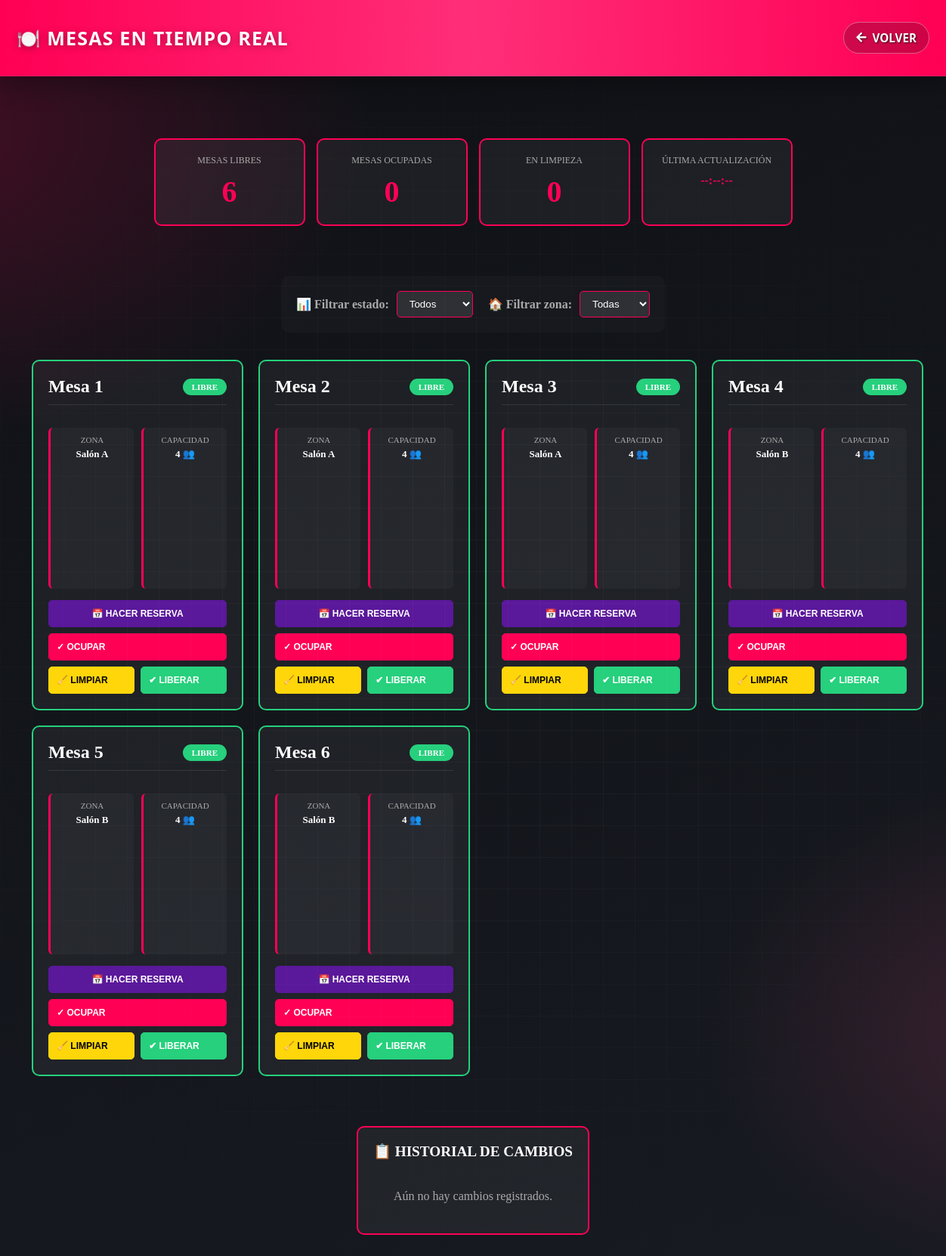
Page /mesas.php (signed in) on the committed database.
### tables this page shows
CREATE TABLE mesas (
    id_mesa INT AUTO_INCREMENT PRIMARY KEY,
    numero INT NOT NULL,
    estado ENUM('Libre','Ocupada','Limpieza','Reservada') NOT NULL DEFAULT 'Libre',
    capacidad INT DEFAULT 4 COMMENT 'Cantidad de personas que puede ocupar',
    creado_en TIMESTAMP NOT NULL DEFAULT CURRENT_TIMESTAMP,
    actualizado_en TIMESTAMP NOT NULL DEFAULT CURRENT_TIMESTAMP ON UPDATE CURRENT_TIMESTAMP,
    UNIQUE KEY uq_mesas_numero (numero)
);

### src/Support/Url.php (called while the page is built, shortened)
<?php
class Url
{
    private static $basePath = null;
    public static function basePath()
    {
        if (self::$basePath !== null) {
            return self::$basePath;
        }
        $documentRoot = isset($_SERVER['DOCUMENT_ROOT']) ? realpath((string) $_SERVER['DOCUMENT_ROOT']) : false;
        $appRoot = realpath(__DIR__ . '/../..');
        if ($documentRoot && $appRoot) {
            $documentRoot = str_replace('\\', '/', $documentRoot);
            $appRoot = str_replace('\\', '/', $appRoot);
            if (strpos($appRoot, $documentRoot) === 0) {
                $relativePath = trim(substr($appRoot, strlen($documentRoot)), '/');
                self::$basePath = $relativePath === '' ? '' : '/' . $relativePath;
                return self::$basePath;
            }
        }
        self::$basePath = '';
        return self::$basePath;
    }
    public static function to($path = '')
    {
        $path = (string) $path;
        $basePath = self::basePath();
        $url = ($basePath !== '' ? $basePath : '') . '/' . ltrim($path, '/');
        if (class_exists('App\\Support\\Auth') && session_status() === PHP_SESSION_ACTIVE) {
            $context = (string) ($_SESSION['_active_context'] ?? '');
            if ($context !== '' && preg_match('/^[a-f0-9]{64}$/', $context) && !preg_match('/(?:^|[?&])ctx=[a-f0-9]{64}(?:&|$)/', $url)) {
                $separator = strpos($url, '?') === false ? '?' : '&';
                $url .= $separator . 'ctx=' . rawurlencode($context);
            }
        }
        return $url;
    }
}

### app_bootstrap.php (called while the page is built, shortened)
<?php
require_once __DIR__ . '/src/Support/Autoload.php';
if (!function_exists('app_url')) {
    function app_url($path = '')
    {
        return App\Support\Url::to($path);
    }
}

### src/Support/Autoload.php (called while the page is built, shortened)
<?php
spl_autoload_register(function ($class) {
    $prefix = 'App\\';
    $relative = substr($class, strlen($prefix));
    $path = __DIR__ . '/../' . str_replace('\\', '/', $relative) . '.php';
});

### src/Support/Database.php (called while the page is built, shortened)
<?php
class Database
{
    private static $connection = null;
    public static function config(array $overrides = array())
    {
        $config = array(
            'host' => getenv('APP_DB_HOST') ?: 'localhost',
            'user' => getenv('APP_DB_USER') ?: 'root',
            'password' => getenv('APP_DB_PASSWORD') ?: '',
            'database' => getenv('APP_DB_NAME') ?: 'ProyectoMagnus',
            'charset' => getenv('APP_DB_CHARSET') ?: 'utf8mb4',
        );
        return $config;
    }
    public static function connect(array $overrides = array())
    {
        if (self::$connection === null) {
            self::$connection = self::createConnection($overrides);
        }
        return self::$connection;
    }
    private static function createConnection(array $overrides)
    {
        $config = self::config($overrides);
        $connection = mysqli_connect(
            (string) $config['host'],
            (string) $config['user'],
            (string) $config['password'],
            (string) $config['database']
        );
        if ($connection && !empty($config['charset'])) {
            mysqli_set_charset($connection, (string) $config['charset']);
        }
        return $connection;
    }
}

### src/Controllers/MesaController.php (called while the page is built, shortened)
<?php
class MesaController
{
    private $servicio;
    public function __construct(MesaService $servicio = null)
    {
        $this->servicio = $servicio ?: new MesaService();
    }
    public function listar() { return $this->servicio->listarConResumen(); }
}

### src/Services/MesaService.php (called while the page is built, shortened)
<?php
class MesaService
{
    private $repositorio;
    public function __construct(MesaRepository $repositorio = null)
    {
        $this->repositorio = $repositorio ?: new MesaRepository();
    }
    private function conZona(array $mesas)
    {
        foreach ($mesas as &$mesa) {
            $mesa['id_mesa'] = (int) $mesa['id_mesa'];
            $mesa['numero'] = (int) $mesa['numero'];
            $mesa['estado'] = (string) $mesa['estado'];
        }
        return $mesas;
    }
    public function listarConResumen()
    {
        $mesas = $this->conZona($this->repositorio->listar());
        $stats = array('Libre' => 0, 'Ocupada' => 0, 'Limpieza' => 0);
        foreach ($mesas as $mesa) {
            if (isset($stats[$mesa['estado']])) $stats[$mesa['estado']]++;
        }
        return array('mesas' => $mesas, 'stats' => $stats);
    }
}

### src/Repositories/MesaRepository.php (called while the page is built, shortened)
<?php
class MesaRepository
{
    private $connection;
    public function __construct($connection = null)
    {
        $this->connection = $connection ?: Database::connect();
    }
    public function listar()
    {
        $result = mysqli_query($this->connection, 'SELECT id_mesa, numero, capacidad, estado FROM mesas ORDER BY numero ASC');
        return $result ? mysqli_fetch_all($result, MYSQLI_ASSOC) : array();
    }
}

### mesas.php (the view, shortened to what this page needs)
<?php
require_once __DIR__ . '/app_bootstrap.php';
function h($value)
{
    return htmlspecialchars((string) $value, ENT_QUOTES, 'UTF-8');
}
$mesaController = new App\Controllers\MesaController();
$vistaMesas = $mesaController->listar();
$mesas = $vistaMesas['mesas'];
$libres = $vistaMesas['stats']['Libre'];
$ocupadas = $vistaMesas['stats']['Ocupada'];
$limpieza = $vistaMesas['stats']['Limpieza'];
$historial = $mesaController->historial();
$principalCssVersion = @filemtime(__DIR__ . '/estilos/Principal.css') ?: time();
?>
<!DOCTYPE html>
<html lang="es">
<head>
    <link rel="stylesheet" type="text/css" href="estilos/Principal.css?v=<?php echo $principalCssVersion; ?>">
    <link rel="stylesheet" href="https://cdnjs.cloudflare.com/ajax/libs/font-awesome/5.15.3/css/all.min.css">
</head>
<body>
<header>
    <h1>🍽️ MESAS EN TIEMPO REAL</h1>
    <a class="salir" href="<?php echo htmlspecialchars(app_url('inicio_rol.php'), ENT_QUOTES, 'UTF-8'); ?>">
        <i class="fas fa-arrow-left" style="margin-right: 8px;"></i>Volver
    </a>
</header>
<div id="contenido">
    <div class="stats-container">
        <div class="stat-box">
            <div class="stat-label">Mesas Libres</div>
            <div class="stat-value" id="statLibre"><?php echo $libres; ?></div>
        </div>
        <div class="stat-box">
            <div class="stat-label">Mesas Ocupadas</div>
            <div class="stat-value" id="statOcupada"><?php echo $ocupadas; ?></div>
        </div>
        <div class="stat-box">
            <div class="stat-label">En Limpieza</div>
            <div class="stat-value" id="statLimpieza"><?php echo $limpieza; ?></div>
        </div>
        <div class="stat-box">
            <div class="stat-label">Última Actualización</div>
            <div class="stat-value" id="lastUpdate" style="font-size: 1em;">--:--:--</div>
        </div>
    </div>
    <div class="filters-container">
        <div class="filter-item">
            <label for="filtroEstado">📊 Filtrar estado:</label>
            <select id="filtroEstado">
                <option value="">Todos</option>
            </select>
        </div>
        <div class="filter-item">
            <label for="filtroZona">🏠 Filtrar zona:</label>
            <select id="filtroZona">
                <option value="">Todas</option>
            </select>
        </div>
    </div>
    <div class="mesas-container" id="mesasGrid">
        <?php foreach ($mesas as $mesa) { ?>
            <?php
                $estado = (string) $mesa['estado'];
                $estadoClass = strtolower($estado);
                $idMesa = (int)$mesa['id_mesa'];
            ?>
            <div class="mesa-card <?php echo h($estadoClass); ?>" data-id="<?php echo $idMesa; ?>" data-zona="<?php echo h($mesa['zona']); ?>">
                <div class="mesa-head">
                    <h3>Mesa <?php echo (int) $mesa['numero']; ?></h3>
                    <span class="badge <?php echo h($estadoClass); ?>"><?php echo h($estado); ?></span>
                </div>
                <div class="mesa-info">
                    <div class="info-item">
                        <span class="info-label">Zona</span>
                        <span class="info-value"><?php echo h($mesa['zona']); ?></span>
                    </div>
                    <div class="info-item">
                        <span class="info-label">Capacidad</span>
                        <span class="info-value"><?php echo (int)($mesa['capacidad'] ?? 4); ?> 👥</span>
                    </div>
                </div>
                <div class="mesa-actions">
                    <?php if ($estado === 'Libre') { ?>
                        <button class="btn-mesa btn-reservar" onclick="abrirModalReserva(<?php echo $idMesa; ?>)">
                            📅 HACER RESERVA
                        </button>
                    <?php } else { ?>
                        <button class="btn-mesa btn-reservar" disabled title="La mesa debe estar libre para reservar" style="opacity: 0.5; cursor: not-allowed;">
                            📅 NO DISPONIBLE PARA RESERVA
                        </button>
                    <?php } ?>
                    <div class="btn-row">
                        <form method="post">
                            <button type="submit" class="btn-mesa btn-ocupar">✓ OCUPAR</button>
                        </form>
                    </div>
                    <div class="btn-row">
                        <form method="post">
                            <button type="submit" class="btn-mesa btn-limpiar">🧹 LIMPIAR</button>
                        </form>
                        <form method="post">
                            <button type="submit" class="btn-mesa btn-liberar">✔ LIBERAR</button>
                        </form>
                    </div>
                </div>
            </div>
        <?php } ?>
    </div>
    <div class="history-container">
        <h3>📋 HISTORIAL DE CAMBIOS</h3>
        <div id="historialList">
            <?php if (!empty($historial)) { ?>
                <?php foreach ($historial as $item) { ?>
                    <div class="history-item">
                        <div>
                            <strong>Mesa <?php echo (int) $item['numero']; ?>:</strong>
                            <?php echo h($item['estado_anterior']); ?> → <?php echo h($item['estado_nuevo']); ?>
                        </div>
                        <div style="text-align: right; color: #aaa;">
                            <div><?php echo h($item['usuario']); ?></div>
                            <div><?php echo h($item['fecha']); ?></div>
                        </div>
                    </div>
                <?php } ?>
            <?php } else { ?>
                <div style="text-align: center; color: #aaa; padding: 20px;">
                    Aún no hay cambios registrados.
                </div>
            <?php } ?>
        </div>
    </div>
</div>
</body>
</html>

### estilos/Principal.css (style rules this page uses)
body { margin: 0; padding: 0; min-height: 100vh; background: radial-gradient(circle at top left, rgba(255,0,85,.15), transparent 28%), radial-gradient(circle at bottom right, rgba(255,95,135,.08), transparent 20%), #171717; background-attachment: fixed; }
header { background-color: #ff0055; color: #fff; padding: 20px; height: 40px; text-align: center; display: flex; align-items: center; justify-content: center; }
h1 { font-family:'Segoe UI', Tahoma, Geneva, Verdana, sans-serif; font-weight: bold; text-align: center; justify-content: center; margin-right: 1%; color: #ffffff; text-transform: uppercase; text-align: center; margin-bottom: 20px; text-shadow: 1px 1px 2px rgba(0, 0, 0, 0.699); }
.salir { display: flex; font-family: 'Segoe UI', Tahoma, Geneva, Verdana, sans-serif; align-items: center; text-align: center; padding: 15px 30px; color: #fff; border-radius: 5px; text-decoration: none; transition: transform 0.3s ease; font-size: 20px; position: absolute; left: 1339px; text-transform: uppercase; font-weight: bold; text-shadow: 1px 1px 2px rgba(0, 0, 0, 0.699); }
#contenido { display: flex; flex-direction: column; justify-content: center; align-items: center; height: 100vh; background: transparent; padding: 20px; text-align: center; }
a { text-decoration: none; color: #ffffff; transition: all 0.3s ease; }
:root { --bg-main: #0f1115; --bg-soft: #171a21; --accent: #ff0055; --accent-2: #ff4d8a; --text: #f6f7fb; --muted: #b7bcc9; --line: rgba(255, 255, 255, 0.1); }
body { color: var(--text); background: radial-gradient(60rem 40rem at -10% 10%, rgba(255, 0, 85, 0.22), transparent 65%), radial-gradient(40rem 30rem at 110% 80%, rgba(255, 77, 138, 0.16), transparent 70%), linear-gradient(160deg, var(--bg-main), var(--bg-soft)); overflow-x: hidden; }
body::before { content: ""; position: fixed; inset: 0; pointer-events: none; background-image: linear-gradient(rgba(255,255,255,0.03) 1px, transparent 1px), linear-gradient(90deg, rgba(255,255,255,0.03) 1px, transparent 1px); background-size: 42px 42px; mask-image: radial-gradient(circle at center, black 25%, transparent 85%); }
header { position: sticky; top: 0; z-index: 20; height: auto; min-height: 72px; padding: 14px 22px; border-bottom: 1px solid var(--line); background: linear-gradient(90deg, #ff0055, #ff2e78 50%, #ff0055); box-shadow: 0 12px 30px rgba(0, 0, 0, 0.28); }
h1 { margin: 0; letter-spacing: 1.2px; font-size: clamp(1.35rem, 2vw, 2rem); text-shadow: 0 2px 10px rgba(0, 0, 0, 0.35); }
.salir { position: static; margin-left: auto; padding: 10px 16px; font-size: 0.95rem; border: 1px solid rgba(255, 255, 255, 0.35); background: rgba(10, 10, 10, 0.2); backdrop-filter: blur(4px); border-radius: 999px; }
#contenido { padding: 32px 22px 40px; min-height: calc(100vh - 240px); gap: 16px; }

### rows in the picture
mesas: numero "1", estado "LIBRE", zona "Salón A", capacidad "4"
mesas: numero "2", estado "LIBRE", zona "Salón A", capacidad "4"
mesas: numero "3", estado "LIBRE", zona "Salón A", capacidad "4"
mesas: numero "5", estado "LIBRE", zona "Salón B", capacidad "4"
mesas: numero "6", estado "LIBRE", zona "Salón B", capacidad "4"

### other values in the picture
$libres "6"
$ocupadas "0"
$limpieza "0"
$mesa['numero'] "4"
$estado "LIBRE"
$mesa['zona'] "Salón B"
$mesa['capacidad'] "4"
